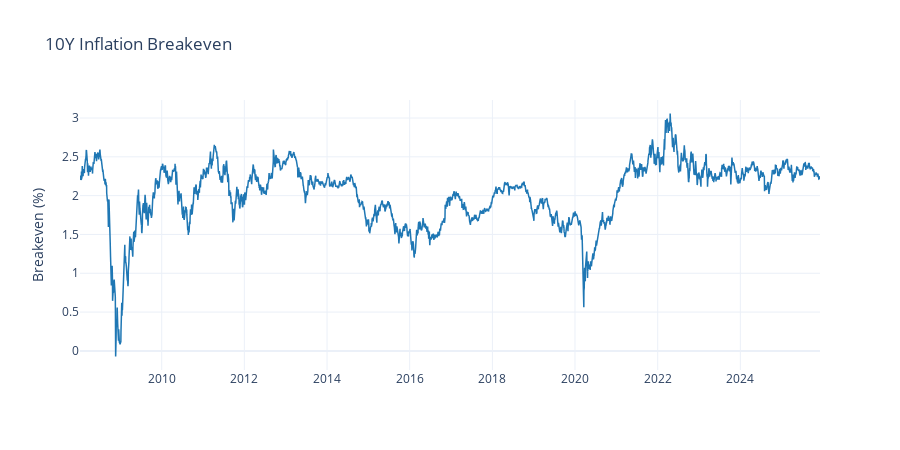

Notebook source saved alongside this figure:
### Code cell
fig = go.Figure()

fig.add_trace(go.Scatter(
    x=df.index,
    y=df['breakeven'],
    mode='lines',
    name='10Y Breakeven',
    line=dict(color='#1f77b4', width=1.5)
))

fig.update_layout(
    title='10Y Inflation Breakeven',
    yaxis_title='Breakeven (%)',
    template='plotly_white',
    height=450,
    hovermode='x unified'
)

fig.show()

### Figure 1 — Plotly figure (JSON) as saved in the notebook; plotly's stock layout.template omitted (floating-point values rounded to 4 significant figures; data arrays with more than 128 entries replaced by an {"elided": "..."} marker saying what was removed)
{"data": [{"line": {"color": "#1f77b4", "width": 1.5}, "mode": "lines", "name": "10Y Breakeven", "type": "scatter", "x": {"elided": "4562 str values"}, "y": {"elided": "4562 float values"}}], "layout": {"height": 450, "hovermode": "x unified", "title": {"text": "10Y Inflation Breakeven"}, "yaxis": {"title": {"text": "Breakeven (%)"}}}}
